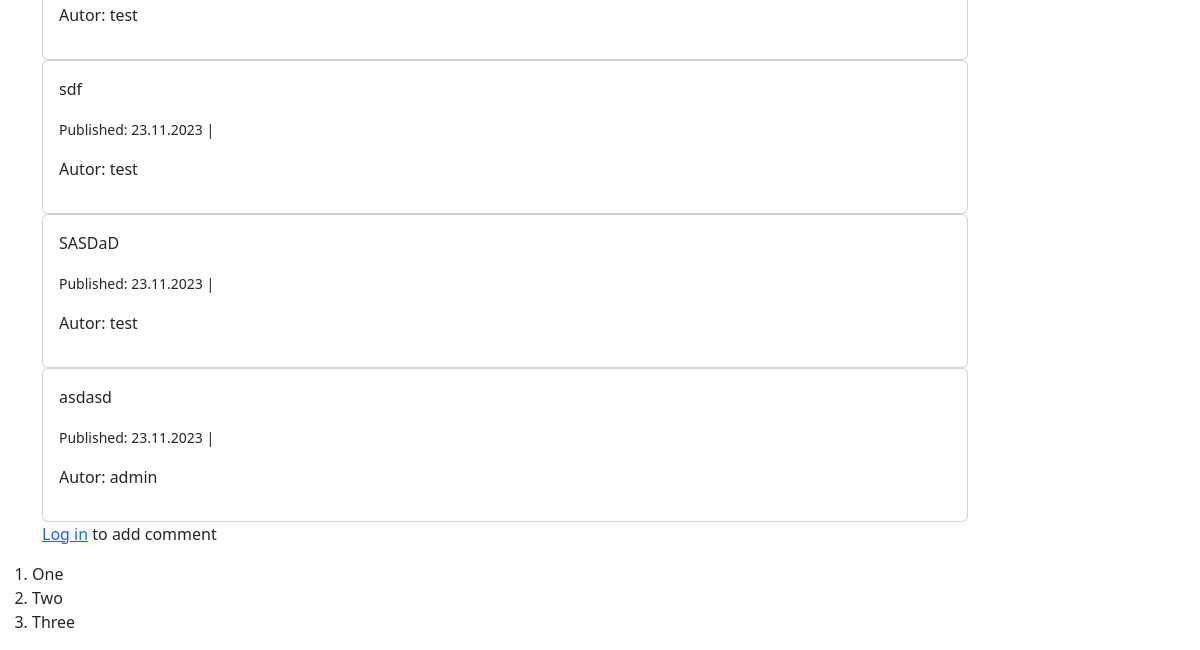
Before: /news/43 (lower part) with the older database file.
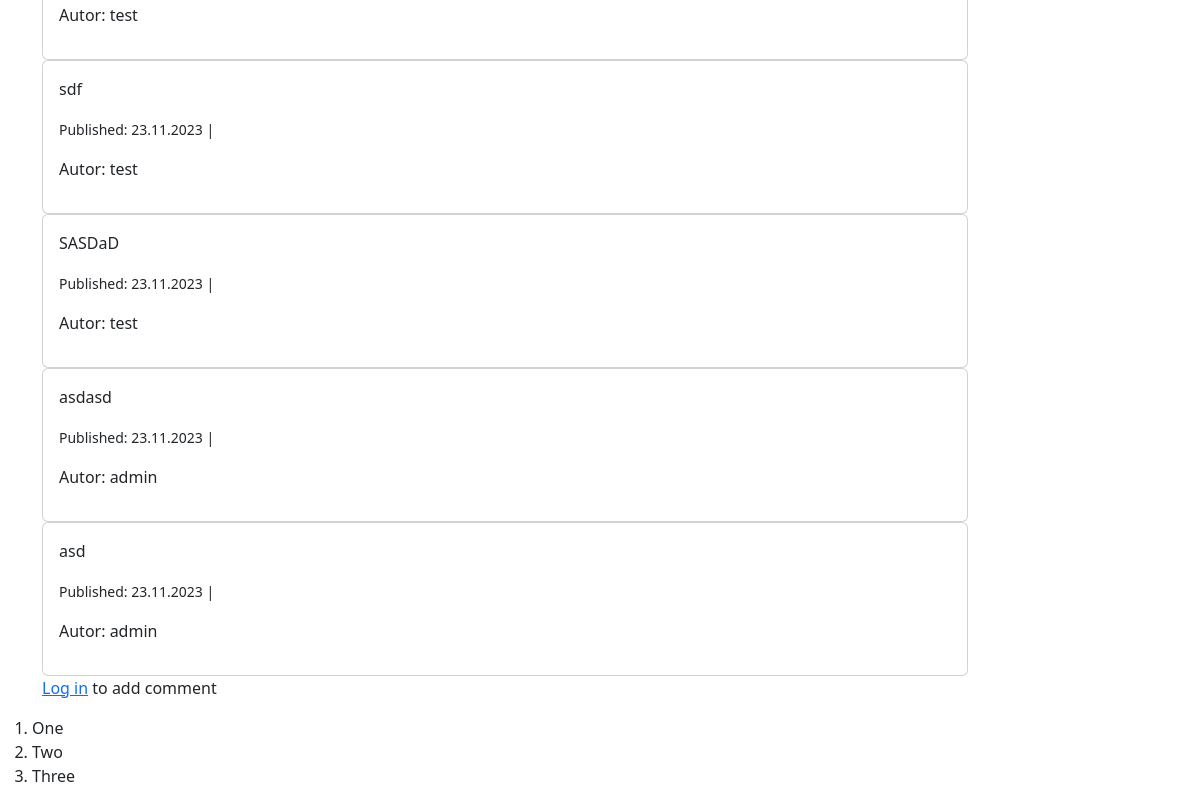
After: the same page with the newer database file.
### webapp/news/models.py (models this page shows, shortened)
class Comment(db.Model):
    id = db.Column(db.Integer, primary_key=True)           # id comment
    text = db.Column(db.Text, nullable=False)               # text comment
    created = db.Column(db.DateTime, nullable=False, default=datetime.now()) # data comment
    news_id = db.Column(
        db.Integer,                                   # id - integer
        db.ForeignKey('news.id', ondelete='CASCADE'), # id is ForeignKey, ondelete='CASCADE' - if you del news, to del comments; index=True - index need create
        index=True
        )
    user_id = db.Column(
        db.Integer,
        db.ForeignKey('user.id', ondelete='CASCADE'),
        index=True
        )
    news = relationship('News', backref='comments')
    user = relationship('User', backref='comments')

### webapp/user/models.py (models this page shows, shortened)
class User(db.Model, UserMixin):
    id = db.Column(db.Integer, primary_key=True)
    username = db.Column(db.String(64), index=True, unique=True)
    password = db.Column(db.String(128))
    role = db.Column(db.String(10), index=True)
    email = db.Column(db.String(50))

### webapp/news/views.py (the view)
@blueprint.route('/news/<int:news_id>')
def single_news(news_id):
    my_news = News.query.filter(News.id == news_id).first()
    if not my_news:
        abort(404)
    comment_form = CommentForm(news_id=my_news.id)
    return render_template('news/single_news.html', page_title=my_news.title, news=my_news, comment_form=comment_form)

### webapp/templates/news/single_news.html (shortened to what this page needs)
{% extends "base.html" %}
{% block content %}
    <div class='row'>
        <div class='col-10 news-content'>
            {% if news.comments %}
                {% for comment in news.comments %}
                <div class="card">
                    <div class="card-body">
                        <p class="card-text">{{ comment.text}}</p>
                        <p class="card-text">
                            <small>Published: {{ comment.created.strftime('%d.%m.%Y') }} |</small>
                            <p class="card-text">
                            Autor: {{ comment.user.username }}</small>
                            </p>
                        </p>
                    </div>
                </div>
                {% endfor %}
            {% endif %}
            {% if current_user.is_authenticated %}
                <form action="{{ url_for('news.add_comment') }}" method="POST">
                    {{ comment_form.hidden_tag() }}
                    <div class="form-group">
                        {{ comment_form.comment_text.label }}
                        {{ comment_form.comment_text() }}
                    </div>
                    {{ comment_form.submit() }}
                </fomr>
            {% else %}
                <p>
                    <a href="{{ url_for('user.login', next=request.full_path)}}">Log in</a>  to add comment
                </p>
           {% endif %}
        </div>
        <div class='col-2'>
        </div>
    </div>
{% endblock %}

Changed rows visible on the page:
added Comment: text "asd", created "23.11.2023", user.username "admin"
